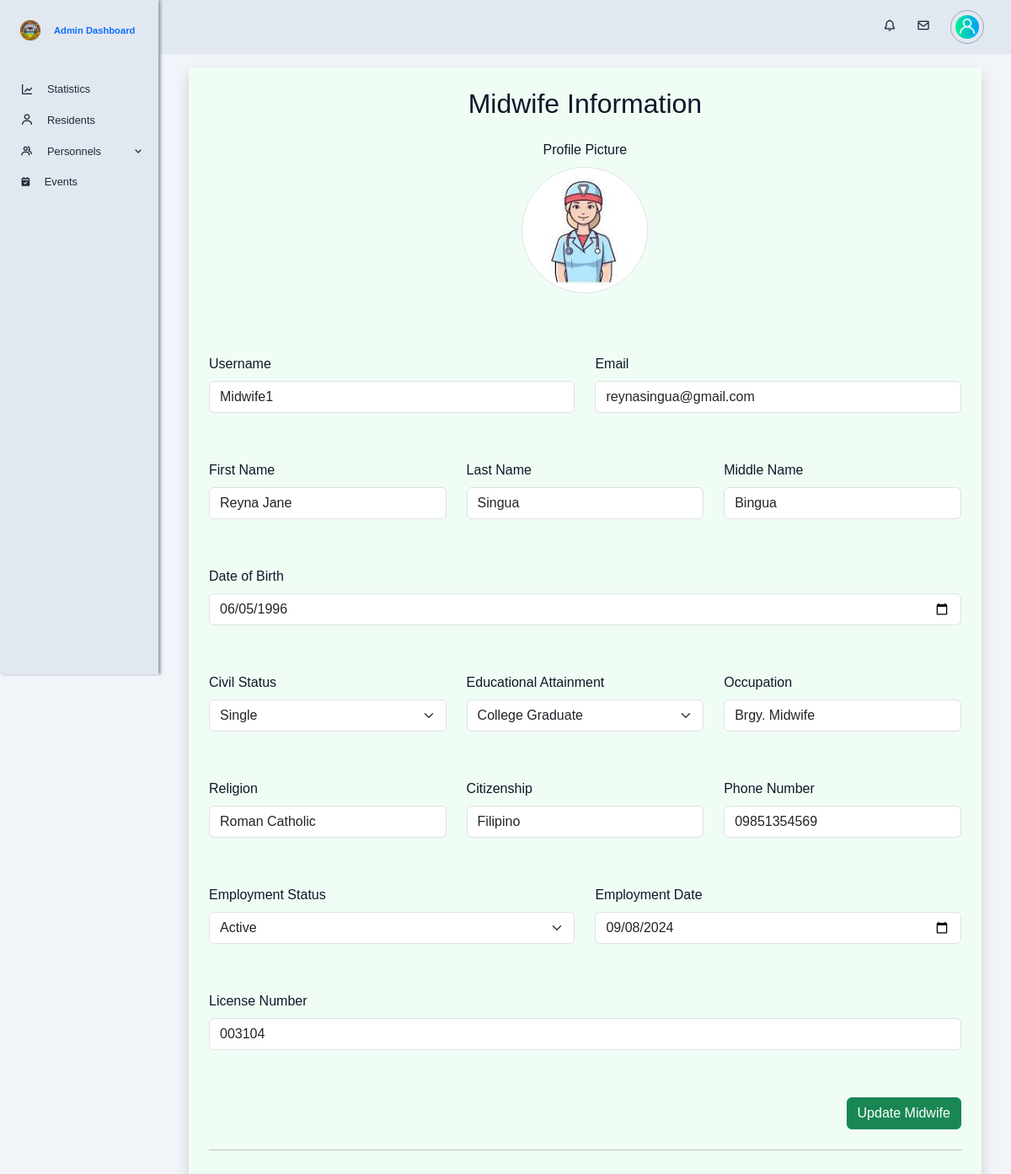
Screenshot of /app/views/admin/midwife.php with the database file from the repository.
### tables this page shows
CREATE TABLE `midwife` (
  `midwife_id` int(10) NOT NULL,
  `account_id` int(10) NOT NULL,
  `personal_info_id` int(10) NOT NULL,
  `employment_status` enum('active','inactive') NOT NULL DEFAULT 'active',
  `employment_date` date NOT NULL DEFAULT current_timestamp(),
  `license_number` varchar(100) DEFAULT NULL
);

CREATE TABLE `accounts` (
  `account_id` int(10) NOT NULL,
  `username` varchar(255) NOT NULL,
  `password` varchar(255) NOT NULL,
  `role` enum('admin','midwife','bhw','residents') NOT NULL,
  `profile_picture` varchar(255) DEFAULT NULL,
  `isArchived` tinyint(1) NOT NULL DEFAULT 0
);

CREATE TABLE `personal_information` (
  `personal_info_id` int(10) NOT NULL,
  `lastname` varchar(255) NOT NULL,
  `firstname` varchar(255) NOT NULL,
  `middlename` varchar(255) NOT NULL,
  `date_of_birth` date DEFAULT NULL,
  `civil_status` enum('Single','Married','Widowed','Legally Separated') DEFAULT NULL,
  `educational_attainment` enum('Elementary Graduate','Elementary Undergraduate','Highschool Graduate','Highschool Undergraduate','College Graduate','College Undergraduate') DEFAULT NULL,
  `occupation` varchar(255) DEFAULT NULL,
  `religion` varchar(100) DEFAULT NULL,
  `citizenship` varchar(100) DEFAULT NULL,
  `address_id` int(10) NOT NULL,
  `sex` enum('male','female') NOT NULL,
  `phone_number` varchar(20) NOT NULL,
  `email` varchar(255) NOT NULL,
  `id_picture` varchar(255) DEFAULT NULL,
  `created_at` datetime NOT NULL DEFAULT current_timestamp(),
  `updated_at` datetime NOT NULL DEFAULT current_timestamp()
);

### app/models/get_midwife.php (called while the page is built)
<?php
function getMidwifeData($conn) {
    $sql = "SELECT
            a.account_id,
            a.username,
            a.role,
            a.profile_picture,
            m.*,
            p.personal_info_id,
            p.lastname,
            p.firstname,
            p.middlename,
            p.date_of_birth,
            p.civil_status,
            p.educational_attainment,
            p.occupation,
            p.religion,
            p.citizenship,
            p.sex,
            p.phone_number,
            p.email,
            p.created_at,
            p.updated_at
        FROM
            midwife m
        JOIN
            accounts a ON m.account_id = a.account_id
        JOIN
            personal_information p ON m.personal_info_id = p.personal_info_id
        WHERE
            a.role = 'midwife'";
    $result = mysqli_query($conn, $sql);
    $midwife_data = [];
    if (mysqli_num_rows($result) > 0) {
        while ($row = mysqli_fetch_assoc($result)) {
            $midwife_data[] = $row;
        }
    }
    return $midwife_data;
}
$midwife_data = getMidwifeData($conn);
?>

### app/views/admin/midwife.php (the view, shortened to what this page needs)
<?php
require './config/db_config.php';
require './app/models/get_midwife.php';
?>
<!DOCTYPE html>
<html lang="en">
<head>
    <?php require './app/views/globals/head.php'; ?>
    <link rel="stylesheet" href="./public/css/admin-midwife.css">
</head>
<body id="body-pd">
    <?php require 'partials/top_navigation.php'; ?>
    <?php require 'partials/sidebar.php'; ?>
    <div class="height-100 main-content">
        <div class="container mt-5">
            <div class="row">
                <div class="col-md-12 mb-5 p-4 shadow midwife-form ">
                    <h2 class="mb-4 text-center">Midwife Information</h2>
                    <?php foreach ($midwife_data as $midwife): ?>
                        <form action="./app/controllers/admin-midwife/update_midwife.php" method="post" enctype="multipart/form-data" class="row g-4">
                            <div class="col-md-12 text-center mt-4">
                                <label for="profile_picture" class="form-label d-block">Profile Picture</label>
                                <div class="position-relative d-inline-block">
                                    <img src="<?= $midwife['profile_picture']; ?>" alt="Profile Picture"
                                        class="rounded-circle img-thumbnail mb-3" style="width: 150px; height: 150px; object-fit: cover;">
                                </div>
                            </div>
                            <div class="col-md-6">
                                <label for="username" class="form-label">Username</label>
                                <input type="text" class="form-control" id="username" name="username" value="<?= $midwife['username']; ?>" required>
                            </div>
                            <div class="col-md-6">
                                <label for="email" class="form-label">Email</label>
                                <input type="email" class="form-control" id="email" name="email" value="<?= $midwife['email']; ?>" required>
                            </div>
                            <div class="col-md-4">
                                <label for="firstname" class="form-label">First Name</label>
                                <input type="text" class="form-control" id="firstname" name="firstname" value="<?= $midwife['firstname']; ?>" required>
                            </div>
                            <div class="col-md-4">
                                <label for="lastname" class="form-label">Last Name</label>
                                <input type="text" class="form-control" id="lastname" name="lastname" value="<?= $midwife['lastname']; ?>" required>
                            </div>
                            <div class="col-md-4">
                                <label for="middlename" class="form-label">Middle Name</label>
                                <input type="text" class="form-control" id="middlename" name="middlename" value="<?= $midwife['middlename']; ?>">
                            </div>
                            <div class="col-md-12">
                                <label for="date_of_birth" class="form-label">Date of Birth</label>
                                <input type="date" class="form-control" id="date_of_birth" name="date_of_birth" value="<?= $midwife['date_of_birth']; ?>" required>
                            </div>
                            <div class="col-md-4">
                                <label for="civil_status" class="form-label">Civil Status</label>
                                <select class="form-select" id="civil_status" name="civil_status" required>
                                    <option value="Single" <?= $midwife['civil_status'] == 'Single' ? 'selected' : ''; ?>>Single</option>
                                </select>
                            </div>
                            <div class="col-md-4">
                                <label for="educational_attainment" class="form-label">Educational Attainment</label>
                                <select class="form-select" id="educational_attainment" name="educational_attainment" required>
                                    <option value="College Graduate" <?= $midwife['educational_attainment'] == 'College Graduate' ? 'selected' : ''; ?>>College Graduate</option>
                                </select>
                            </div>
                            <div class="col-md-4">
                                <label for="occupation" class="form-label">Occupation</label>
                                <input type="text" class="form-control" id="occupation" name="occupation" value="<?= $midwife['occupation']; ?>">
                            </div>
                            <div class="col-md-4">
                                <label for="religion" class="form-label">Religion</label>
                                <input type="text" class="form-control" id="religion" name="religion" value="<?= $midwife['religion']; ?>">
                            </div>
                            <div class="col-md-4">
                                <label for="citizenship" class="form-label">Citizenship</label>
                                <input type="text" class="form-control" id="citizenship" name="citizenship" value="<?= $midwife['citizenship']; ?>">
                            </div>
                            <div class="col-md-4">
                                <label for="phone_number" class="form-label">Phone Number</label>
                                <input type="text" class="form-control" id="phone_number" name="phone_number" value="<?= $midwife['phone_number']; ?>" required>
                            </div>
                            <div class="col-md-6">
                                <label for="employment_status" class="form-label">Employment Status</label>
                                <select class="form-select" id="employment_status" name="employment_status" required>
                                    <option value="active" <?= $midwife['employment_status'] == 'active' ? 'selected' : ''; ?>>Active</option>
                                </select>
                            </div>
                            <div class="col-md-6">
                                <label for="employment_date" class="form-label">Employment Date</label>
                                <input type="date" class="form-control" id="employment_date" name="employment_date" value="<?= $midwife['employment_date']; ?>" required>
                            </div>
                            <div class="col-md-12">
                                <label for="license_number" class="form-label">License Number</label>
                                <input type="text" class="form-control" id="license_number" name="license_number" value="<?= $midwife['license_number']; ?>">
                            </div>
                            <div class="col-12 d-flex justify-content-end">
                                <button type="submit" class="btn btn-success">Update Midwife</button>
                            </div>
                        </form>
                        <hr class="my-4">
                    <?php endforeach; ?>
                </div>
            </div>
        </div>
    </div>
</body>
</html>

### public/css/admin-midwife.css (style rules this page uses)
:root { --header-height: 3rem; --nav-width: 2rem; --first-color: #f1f5f9; --first-color-light: #f0fdf4; --black-color: #1e293b; --body-font: 'Poppins', sans-serif; --normal-font-size: 1rem; --z-fixed: 100; }
body { position: relative; margin: var(--header-height) 0 0 0; padding: 0 1rem; font-family: var(--body-font); font-size: var(--normal-font-size); background-color: #f1f5f9; color: #1e293b; }
.height-100 { height: 100vh; }
@media screen and (min-width: 768px) { body { margin: calc(var(--header-height) + 1rem) 0 0 0; padding-left: calc(var(--nav-width) + 2rem); } }
.main-content { margin: 5rem auto; z-index: var(--z-fixed); padding-left: 10rem; padding-right: 1.2rem; }
.midwife-form { background-color: #f0fdf4; color: #0f172a !important; }
.midwife-form form { row-gap: 2rem; }

### rows the page displays
midwife: account.profile_picture (picture), username "Midwife1", email "reynasingua@gmail.com", firstname "Reyna Jane", lastname "Singua", middlename "Bingua", date_of_birth "06/05/1996", occupation "Brgy. Midwife", religion "Roman Catholic", citizenship "Filipino", phone_number "09851354569", employment_status "Active", employment_date "09/08/2024", license_number "003104"
